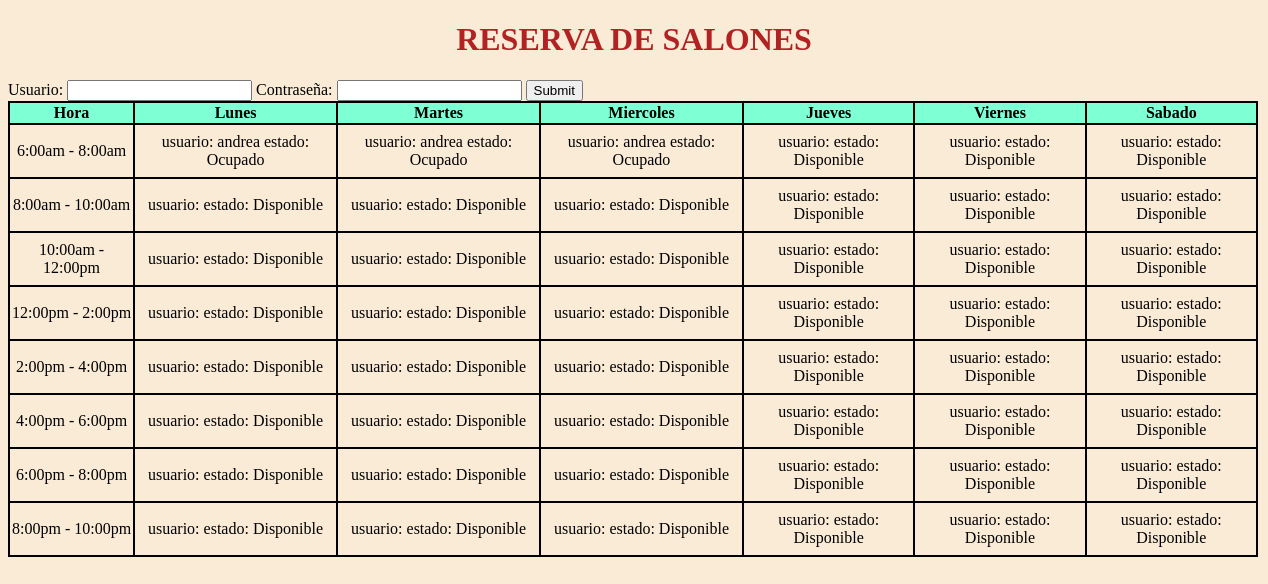
The app's page /, older data.
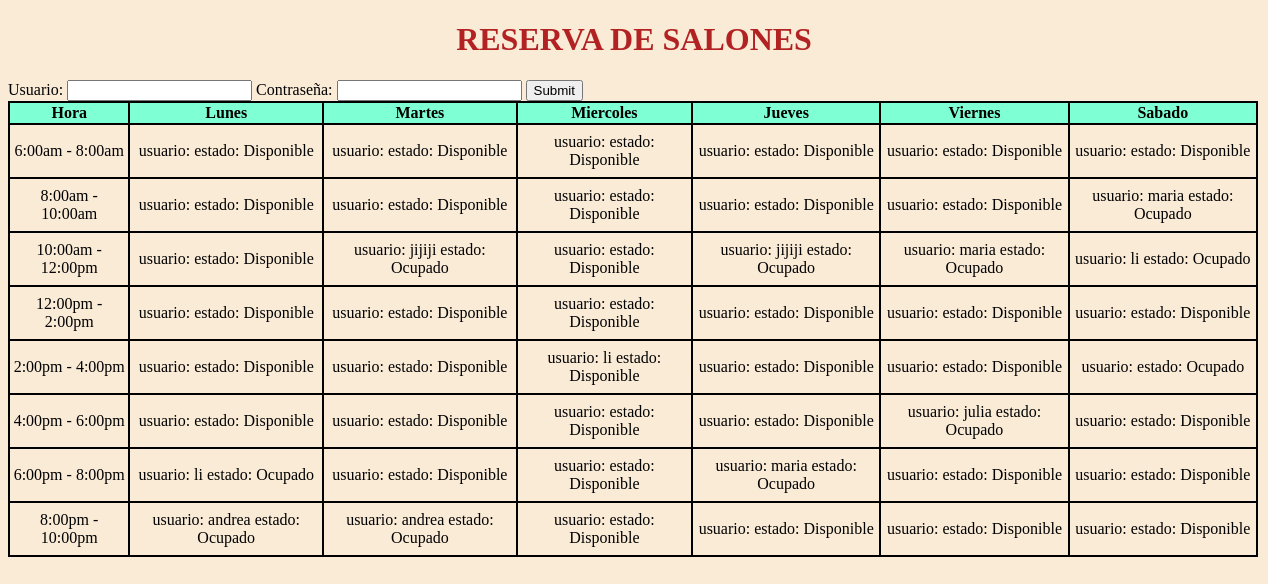
The same page, newer data.
### tables this page shows
CREATE TABLE reserva(id text, usuario text, estado text);

### archivo.py (the view, shortened to what this page needs)
@app.route("/", methods=['GET', 'POST'])
def test():
    base = db.todos()
    for item in base:
        diccionario[item[0]] = [item[1], item[2]]
    if request.method == 'GET':
        return render_template("test.html", dict = diccionario)

### database.py (called while the page is built)
    def todos(self):
        conn = sqlite3.connect('data.db')
        c = conn.cursor()
        c.execute("SELECT * FROM reserva")
        u = c.fetchall()
        conn.close()
        return u

### templates/test.html (shortened to what this page needs)
<!DOCTYPE html>
<html lang="en">
<head>
    <link rel="stylesheet" type="text/css" media="screen" href="/static/styles.css">
    <h1>RESERVA DE SALONES</h1>
</head>
<body>
        <form method="POST">
                Usuario: <input type="text" name= "uno">
                Contraseña: <input type="text" name= "dos">
                <input type="submit" value="Submit">
            </form>
        <table class="tabla">
                <tr>
                    <th>Hora</th>
                    <th>Lunes</th>
                    <th>Martes</th>
                    <th>Miercoles</th>
                    <th>Jueves</th>
                    <th>Viernes</th>
                    <th>Sabado</th>
                </tr>
                <tr>
                    <td>6:00am - 8:00am</td>
                    <td id="demo1">usuario: {{dict.demo1[0]}} estado: {{dict.demo1[1]}}</td>
                    <td id="demo2">usuario: {{dict.demo2[0]}} estado: {{dict.demo2[1]}}</td>
                    <td id="demo3">usuario: {{dict.demo3[0]}} estado: {{dict.demo3[1]}}</td>
                    <td id="demo4">usuario: {{dict.demo4[0]}} estado: {{dict.demo4[1]}}</td>
                    <td id="demo5">usuario: {{dict.demo5[0]}} estado: {{dict.demo5[1]}}</td>
                    <td id="demo6">usuario: {{dict.demo6[0]}} estado: {{dict.demo6[1]}}</td>
                </tr>
                <tr>
                    <td>8:00am - 10:00am</td>
                    <td id="demo7">usuario: {{dict.demo7[0]}} estado: {{dict.demo7[1]}}</td>
                    <td id="demo8">usuario: {{dict.demo8[0]}} estado: {{dict.demo8[1]}}</td>
                    <td id="demo9">usuario: {{dict.demo9[0]}} estado: {{dict.demo9[1]}}</td>
                    <td id="demo10">usuario: {{dict.demo10[0]}} estado: {{dict.demo10[1]}}</td>
                    <td id="demo11">usuario: {{dict.demo11[0]}} estado: {{dict.demo11[1]}}</td>
                    <td id="demo12">usuario: {{dict.demo12[0]}} estado: {{dict.demo12[1]}}</td>
                </tr>
                <tr>
                    <td>10:00am - 12:00pm</td>
                    <td id="demo13">usuario: {{dict.demo13[0]}} estado: {{dict.demo13[1]}}</td>
                    <td id="demo14">usuario: {{dict.demo14[0]}} estado: {{dict.demo14[1]}}</td>
                    <td id="demo15">usuario: {{dict.demo15[0]}} estado: {{dict.demo15[1]}}</td>
                    <td id="demo16">usuario: {{dict.demo16[0]}} estado: {{dict.demo16[1]}}</td>
                    <td id="demo17">usuario: {{dict.demo17[0]}} estado: {{dict.demo17[1]}}</td>
                    <td id="demo18">usuario: {{dict.demo18[0]}} estado: {{dict.demo18[1]}}</td>
                </tr>
                <tr>
                    <td>12:00pm - 2:00pm</td>
                    <td id="demo19">usuario: {{dict.demo19[0]}} estado: {{dict.demo19[1]}}</td>
                    <td id="demo20">usuario: {{dict.demo20[0]}} estado: {{dict.demo20[1]}}</td>
                    <td id="demo21">usuario: {{dict.demo21[0]}} estado: {{dict.demo21[1]}}</td>
                    <td id="demo22">usuario: {{dict.demo22[0]}} estado: {{dict.demo22[1]}}</td>
                    <td id="demo23">usuario: {{dict.demo23[0]}} estado: {{dict.demo23[1]}}</td>
                    <td id="demo24">usuario: {{dict.demo24[0]}} estado: {{dict.demo24[1]}}</td>
                </tr>
                <tr>
                    <td>2:00pm - 4:00pm</td>
                    <td id="demo25">usuario: {{dict.demo25[0]}} estado: {{dict.demo7[1]}}</td>
                    <td id="demo26">usuario: {{dict.demo26[0]}} estado: {{dict.demo8[1]}}</td>
                    <td id="demo27">usuario: {{dict.demo27[0]}} estado: {{dict.demo9[1]}}</td>
                    <td id="demo28">usuario: {{dict.demo28[0]}} estado: {{dict.demo10[1]}}</td>
                    <td id="demo29">usuario: {{dict.demo29[0]}} estado: {{dict.demo11[1]}}</td>
                    <td id="demo30">usuario: {{dict.demo30[0]}} estado: {{dict.demo12[1]}}</td>
                </tr>
                <tr>
                    <td>4:00pm - 6:00pm</td>
                    <td id="demo31">usuario: {{dict.demo31[0]}} estado: {{dict.demo31[1]}}</td>
                    <td id="demo32">usuario: {{dict.demo32[0]}} estado: {{dict.demo32[1]}}</td>
                    <td id="demo33">usuario: {{dict.demo33[0]}} estado: {{dict.demo33[1]}}</td>
                    <td id="demo34">usuario: {{dict.demo34[0]}} estado: {{dict.demo34[1]}}</td>
                    <td id="demo35">usuario: {{dict.demo35[0]}} estado: {{dict.demo35[1]}}</td>
                    <td id="demo36">usuario: {{dict.demo36[0]}} estado: {{dict.demo36[1]}}</td>
                </tr>
                <tr>
                    <td>6:00pm - 8:00pm</td>
                    <td id="demo37">usuario: {{dict.demo37[0]}} estado: {{dict.demo37[1]}}</td>
                    <td id="demo38">usuario: {{dict.demo38[0]}} estado: {{dict.demo38[1]}}</td>
                    <td id="demo39">usuario: {{dict.demo39[0]}} estado: {{dict.demo39[1]}}</td>
                    <td id="demo40">usuario: {{dict.demo40[0]}} estado: {{dict.demo40[1]}}</td>
                    <td id="demo41">usuario: {{dict.demo41[0]}} estado: {{dict.demo41[1]}}</td>
                    <td id="demo42">usuario: {{dict.demo42[0]}} estado: {{dict.demo42[1]}}</td>
                </tr>
                <tr>
                    <td>8:00pm - 10:00pm</td>
                    <td id="demo43">usuario: {{dict.demo43[0]}} estado: {{dict.demo43[1]}}</td>
                    <td id="demo44">usuario: {{dict.demo44[0]}} estado: {{dict.demo44[1]}}</td>
                    <td id="demo45">usuario: {{dict.demo45[0]}} estado: {{dict.demo45[1]}}</td>
                    <td id="demo46">usuario: {{dict.demo46[0]}} estado: {{dict.demo46[1]}}</td>
                    <td id="demo47">usuario: {{dict.demo47[0]}} estado: {{dict.demo47[1]}}</td>
                    <td id="demo48">usuario: {{dict.demo48[0]}} estado: {{dict.demo48[1]}}</td>
                </tr>
            </table>
</body>
</html>

### static/styles.css (style rules this page uses)
table { width: 1250px; border: 2px solid; align-self: center; border-collapse: collapse; }
table tr { width: 500px; border: 1px solid; border-color: blueviolet; text-align: center; }
table td { height: 50px; border: 2px solid; }
h1 { color: firebrick; text-align: center; background-color: antiquewhite; }
body { background-color: antiquewhite; }
th { background-color: aquamarine; border-collapse: collapse; border: 2px solid; }

Row changes from the older to the newer data that the page shows:
changed reserva (number 1 of 43 on the later page): estado "Ocupado" → "Disponible"; usuario "andrea" → (not shown)
changed reserva (number 2 of 43 on the later page): estado "Ocupado" → "Disponible"; usuario "andrea" → (not shown)
changed reserva (number 3 of 43 on the later page): estado "Ocupado" → "Disponible"; usuario "andrea" → (not shown)
changed reserva (number 12 of 43 on the later page): usuario (not shown) → "maria"; estado "Disponible" → "Ocupado"
changed reserva (number 14 of 43 on the later page): usuario (not shown) → "jijiji"; estado "Disponible" → "Ocupado"
changed reserva (number 16 of 43 on the later page): usuario (not shown) → "jijiji"; estado "Disponible" → "Ocupado"
changed reserva (number 17 of 43 on the later page): usuario (not shown) → "maria"; estado "Disponible" → "Ocupado"
changed reserva (number 18 of 43 on the later page): usuario (not shown) → "li"; estado "Disponible" → "Ocupado"
now on this page (row edited): reserva: usuario "li"
changed reserva: usuario (not shown) → "julia"; estado "Disponible" → "Ocupado"
changed reserva (number 32 of 43 on the later page): usuario (not shown) → "li"; estado "Disponible" → "Ocupado"
changed reserva (number 35 of 43 on the later page): usuario (not shown) → "maria"; estado "Disponible" → "Ocupado"
changed reserva (number 38 of 43 on the later page): usuario (not shown) → "andrea"; estado "Disponible" → "Ocupado"
changed reserva (number 39 of 43 on the later page): usuario (not shown) → "andrea"; estado "Disponible" → "Ocupado"
